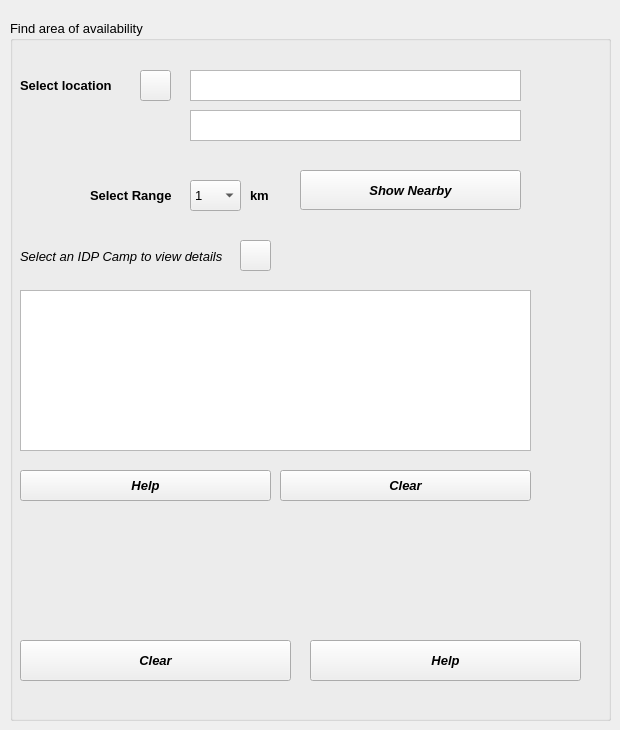
     <widget class="QWidget" name="tab_7">
      <attribute name="title">
       <string>Find Nearby</string>
      </attribute>
      <widget class="QTextBrowser" name="txtLocNameIDP">
       <property name="geometry">
        <rect>
         <x>190</x>
         <y>70</y>
         <width>331</width>
         <height>31</height>
        </rect>
       </property>
       <property name="font">
        <font>
         <pointsize>10</pointsize>
        </font>
       </property>
      </widget>
      <widget class="QGroupBox" name="groupBox_10">
       <property name="geometry">
        <rect>
         <x>10</x>
         <y>20</y>
         <width>601</width>
         <height>701</height>
        </rect>
       </property>
       <property name="font">
        <font>
         <pointsize>10</pointsize>
        </font>
       </property>
       <property name="title">
        <string>Find area of availability</string>
       </property>
       <widget class="QToolButton" name="btnSelectIDPLoc">
        <property name="geometry">
         <rect>
          <x>130</x>
          <y>50</y>
          <width>31</width>
          <height>31</height>
         </rect>
        </property>
        <property name="font">
         <font>
          <pointsize>10</pointsize>
         </font>
        </property>
        <property name="styleSheet">
         <string notr="true">background-image: url(:/plugins/floogin/Move.png);</string>
        </property>
        <property name="text">
         <string/>
        </property>
       </widget>
       <widget class="QToolButton" name="btnViewDetIDP">
        <property name="geometry">
         <rect>
          <x>230</x>
          <y>220</y>
          <width>31</width>
          <height>31</height>
         </rect>
        </property>
        <property name="font">
         <font>
          <pointsize>10</pointsize>
         </font>
        </property>
        <property name="styleSheet">
         <string notr="true">background-image: url(:/plugins/floogin/cur.png);</string>
        </property>
        <property name="text">
         <string/>
        </property>
       </widget>
       <widget class="QToolButton" name="btnShwNearIDP">
        <property name="geometry">
         <rect>
          <x>290</x>
          <y>150</y>
          <width>221</width>
          <height>40</height>
         </rect>
        </property>
        <property name="font">
         <font>
          <pointsize>10</pointsize>
          <weight>75</weight>
          <italic>true</italic>
          <bold>true</bold>
         </font>
        </property>
        <property name="text">
         <string>Show Nearby</string>
        </property>
       </widget>
       <widget class="QTextBrowser" name="txtNearIDPDetails">
        <property name="geometry">
         <rect>
          <x>10</x>
          <y>270</y>
          <width>511</width>
          <height>161</height>
         </rect>
        </property>
        <property name="font">
         <font>
          <pointsize>10</pointsize>
         </font>
        </property>
       </widget>
       <widget class="QToolButton" name="btnClearIDPb">
        <property name="geometry">
         <rect>
          <x>10</x>
          <y>620</y>
          <width>271</width>
          <height>41</height>
         </rect>
        </property>
        <property name="font">
         <font>
          <pointsize>10</pointsize>
          <weight>75</weight>
          <italic>true</italic>
          <bold>true</bold>
         </font>
        </property>
        <property name="text">
         <string>Clear</string>
        </property>
       </widget>
       <widget class="QToolButton" name="btnHelpIDPb">
        <property name="geometry">
         <rect>
          <x>300</x>
          <y>620</y>
          <width>271</width>
          <height>41</height>
         </rect>
        </property>
        <property name="font">
         <font>
          <pointsize>10</pointsize>
          <weight>75</weight>
          <italic>true</italic>
          <bold>true</bold>
         </font>
        </property>
        <property name="text">
         <string>Help</string>
        </property>
       </widget>
       <widget class="QTextBrowser" name="txtLocCodiIDP">
        <property name="geometry">
         <rect>
          <x>180</x>
          <y>90</y>
          <width>331</width>
          <height>31</height>
         </rect>
        </property>
        <property name="font">
         <font>
          <pointsize>10</pointsize>
         </font>
        </property>
       </widget>
       <widget class="QLabel" name="label_17">
        <property name="geometry">
         <rect>
          <x>80</x>
          <y>160</y>
          <width>91</width>
          <height>31</height>
         </rect>
        </property>
        <property name="font">
         <font>
          <pointsize>10</pointsize>
          <weight>75</weight>
          <bold>true</bold>
         </font>
        </property>
        <property name="text">
         <string>Select Range</string>
        </property>
       </widget>
       <widget class="QPushButton" name="btnClearNearBy">
        <property name="geometry">
         <rect>
          <x>270</x>
          <y>450</y>
          <width>251</width>
          <height>31</height>
         </rect>
        </property>
        <property name="font">
         <font>
          <weight>75</weight>
          <italic>true</italic>
          <bold>true</bold>
         </font>
        </property>
        <property name="text">
         <string>Clear</string>
        </property>
       </widget>
       <widget class="QLabel" name="label_42">
        <property name="geometry">
         <rect>
          <x>240</x>
          <y>160</y>
          <width>31</width>
          <height>31</height>
         </rect>
        </property>
        <property name="font">
         <font>
          <pointsize>10</pointsize>
          <weight>75</weight>
          <bold>true</bold>
         </font>
        </property>
        <property name="text">
         <string>km</string>
        </property>
       </widget>
       <widget class="QPushButton" name="btnHelpIDPb_2">
        <property name="geometry">
         <rect>
          <x>10</x>
          <y>450</y>
          <width>251</width>
          <height>31</height>
         </rect>
        </property>
        <property name="font">
         <font>
          <weight>75</weight>
          <italic>true</italic>
          <bold>true</bold>
         </font>
        </property>
        <property name="text">
         <string>Help</string>
        </property>
       </widget>
      </widget>
      <widget class="QLabel" name="label_19">
       <property name="geometry">
        <rect>
         <x>20</x>
         <y>70</y>
         <width>111</width>
         <height>31</height>
        </rect>
       </property>
       <property name="font">
        <font>
         <pointsize>10</pointsize>
         <weight>75</weight>
         <italic>false</italic>
         <bold>true</bold>
        </font>
       </property>
       <property name="text">
        <string>Select location</string>
       </property>
      </widget>
      <widget class="QComboBox" name="cboDisRange">
       <property name="geometry">
        <rect>
         <x>190</x>
         <y>180</y>
         <width>51</width>
         <height>31</height>
        </rect>
       </property>
       <property name="font">
        <font>
         <pointsize>10</pointsize>
        </font>
       </property>
       <item>
        <property name="text">
         <string>1</string>
        </property>
       </item>
       <item>
        <property name="text">
         <string>2</string>
        </property>
       </item>
       <item>
        <property name="text">
         <string>3</string>
        </property>
       </item>
       <item>
        <property name="text">
         <string>5</string>
        </property>
       </item>
       <item>
        <property name="text">
         <string>8</string>
        </property>
       </item>
       <item>
        <property name="text">
         <string>10</string>
        </property>
       </item>
      </widget>
      <widget class="QLabel" name="label_20">
       <property name="geometry">
        <rect>
         <x>20</x>
         <y>246</y>
         <width>211</width>
         <height>21</height>
        </rect>
       </property>
       <property name="font">
        <font>
         <pointsize>10</pointsize>
         <italic>true</italic>
        </font>
       </property>
       <property name="text">
        <string>Select an IDP Camp to view details</string>
       </property>
      </widget>
      <zorder>groupBox_10</zorder>
      <zorder>txtLocNameIDP</zorder>
      <zorder>label_19</zorder>
      <zorder>cboDisRange</zorder>
      <zorder>label_20</zorder>
     </widget>
